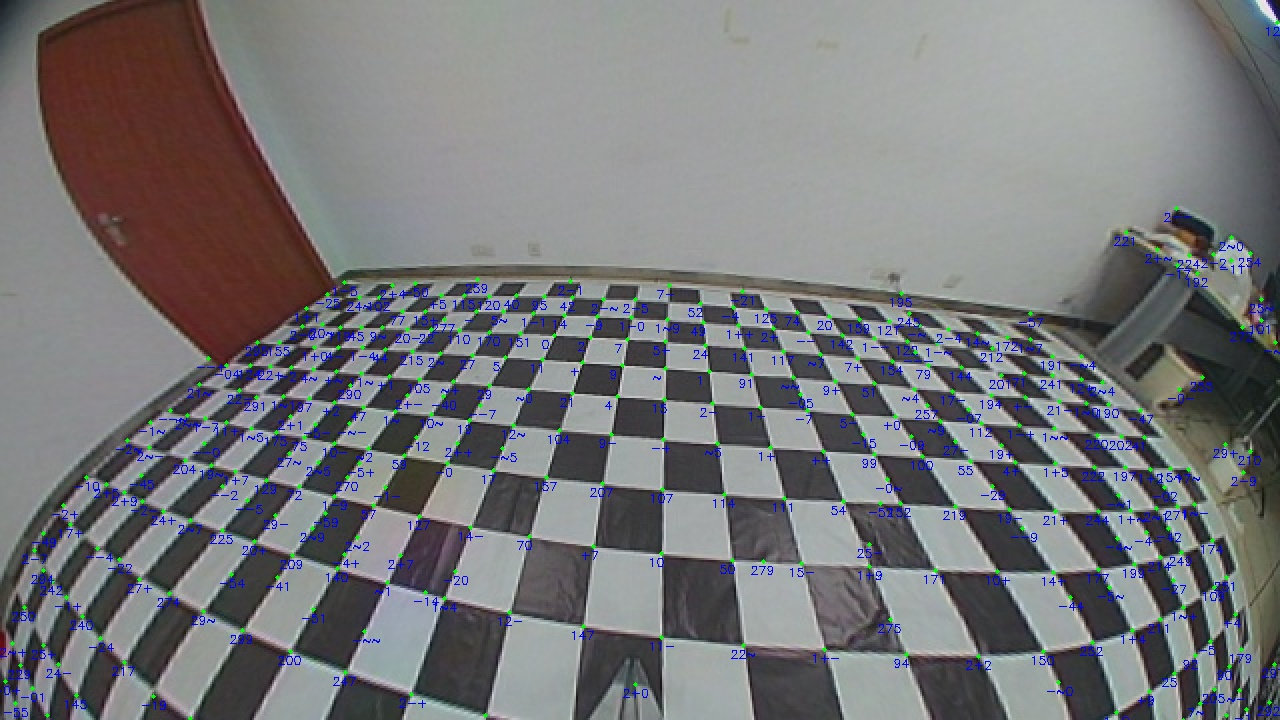
#> input picture system/src/final/6-4/top_corners.jpg, 1280 x 720 px
$ python test.py
#> lines starting #> are read from the running program, lines starting #| are printed output that depends on the picture
import cv2
import numpy as np

# 原图四个像素点坐标
src_points = np.array([
    [402.9012756347656, 311.4797058105469],
    [937.9232177734375, 343.68890380859375],
    [185.02967834472656, 460.3169250488281],
    [1134.5902099609375, 564.267333984375]
], dtype=np.float32)

# 目标图像的左上、右上、左下、右下四个角点的坐标
dst_points = np.array([
    [0, 0],
    [500, 0],
    [0, 150],
    [500, 150]
], dtype=np.float32)

# 计算透视变换矩阵
M = cv2.getPerspectiveTransform(src_points, dst_points)

# 加载原始图片
img = cv2.imread("top_corners.jpg")
#> img is the input picture: shape (720, 1280, 3); mean B, G, R 121.7, 119.6, 119.2

# 进行透视变换
result = cv2.warpPerspective(img, M, (500, 150))
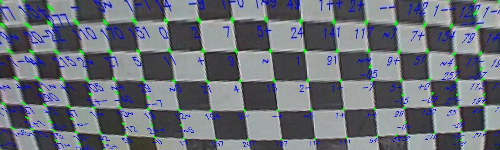
#> result: shape (150, 500, 3); mean B, G, R 120.5, 111.9, 106.9

# 显示结果图片
cv2.imshow("result", result)
cv2.imwrite("result.jpg",result)
cv2.waitKey(0)
cv2.destroyAllWindows()
